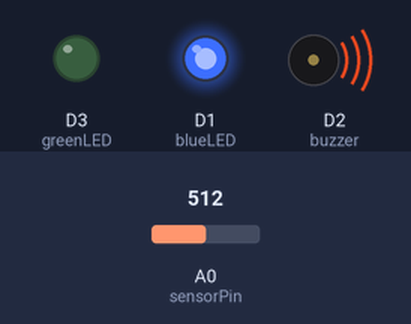
A sketch run on a simulated ESP8266 (NodeMCU). Shown: output pins drawn as LEDs (lit = HIGH), buzzer (waves = sounding). Inputs (shaded band) come from the test bench; at power-on: A0 (sensorPin) = 512. WiFi joins after 1.5 s; servers stay silent unless stated; what the sketch prints to the serial monitor is not drawn.

Above: at 2.7 s.
2.8 s: A0 (sensorPin) set to 268
4.3 s: A0 (sensorPin) set to 238
At 5.6 s:
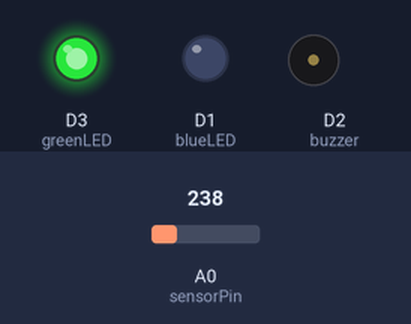
6.2 s: A0 (sensorPin) set to 260
At 7.2 s:
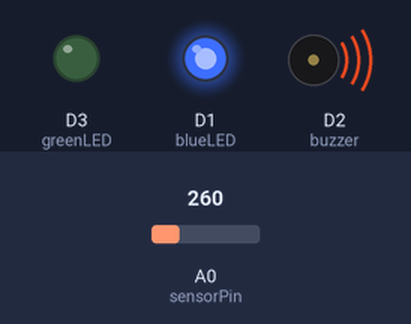
7.8 s: A0 (sensorPin) set to 240
At 8.5 s:
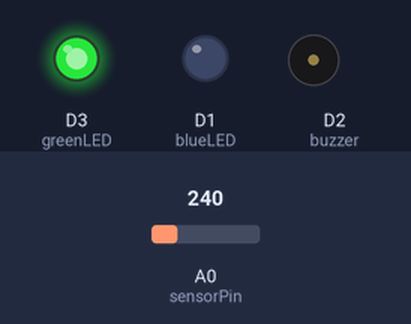
Timing chart, 0 to 10.4 s (numbered marks = the images above; inputs shaded):
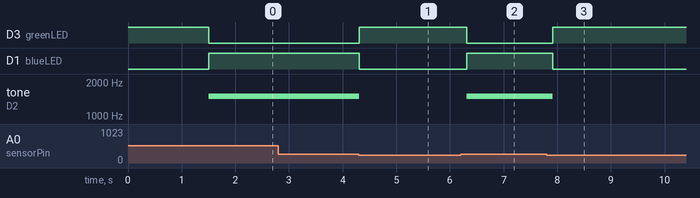

The sketch:

GLDAS-IoT.ino
```cpp
#include <Arduino.h>

#if defined(ESP32)
  #include <WiFi.h>
#elif defined(ESP8266)
  #include <ESP8266WiFi.h>
#endif

#include <Firebase_ESP_Client.h>
#include "addons/RTDBHelper.h"

/* WiFi Credentials */
#define WIFI_SSID "wifi"      //  WiFi name
#define WIFI_PASSWORD "pass"  //  WiFi password

/* Firebase Credentials */
#define API_KEY "AlzaSyCxMzC0w3HNuLl5On4fXDFE9eFGlmh3pnw"
#define DATABASE_URL "https://gas-leakage-detection-c3b6e-default-rtdb.asia-southeast1.firebasedatabase.app"

/* Firebase Objects */
FirebaseData fbdo;
FirebaseAuth auth;
FirebaseConfig config;

/* Pin Definitions */
int buzzer = D2;
int sensorPin = A0;
int greenLED = D3;
int blueLED = D1;

/* Threshold */
int sensorThreshold = 250;

void setup() {
  Serial.begin(115200);

  pinMode(buzzer, OUTPUT);
  pinMode(greenLED, OUTPUT);
  pinMode(blueLED, OUTPUT);
  pinMode(sensorPin, INPUT);

  digitalWrite(greenLED, HIGH);
  digitalWrite(blueLED, LOW);

  /* WiFi Connection */
  WiFi.begin(WIFI_SSID, WIFI_PASSWORD);
  Serial.print("Connecting to WiFi");

  while (WiFi.status() != WL_CONNECTED) {
    Serial.print(".");
    delay(300);
  }

  Serial.println();
  Serial.print("Connected. IP Address: ");
  Serial.println(WiFi.localIP());

  /* Firebase Setup */
  config.api_key = API_KEY;
  config.database_url = DATABASE_URL;

  Firebase.begin(&config, &auth);
  Firebase.reconnectWiFi(true);

  Serial.println("Connected to Firebase");
}

void loop() {
  int sensorValue = analogRead(sensorPin);
  Serial.print("Gas Sensor Value: ");
  Serial.println(sensorValue);

  if (sensorValue > sensorThreshold) {
    Serial.println("⚠ Gas Detected!");

    digitalWrite(blueLED, HIGH);
    digitalWrite(greenLED, LOW);
    tone(buzzer, 1500);

    Firebase.RTDB.setString(&fbdo, "GLDAS/Status", "Gas Detected");
    Firebase.RTDB.setInt(&fbdo, "GLDAS/SensorValue", sensorValue);
  }
  else {
    Serial.println("Normal");

    digitalWrite(greenLED, HIGH);
    digitalWrite(blueLED, LOW);
    noTone(buzzer);

    Firebase.RTDB.setString(&fbdo, "GLDAS/Status", "Normal");
    Firebase.RTDB.setInt(&fbdo, "GLDAS/SensorValue", sensorValue);
  }

  delay(100);
}
```

Measured:
- the behaviour switches between 251 and 250 on A0 (sensorPin) (found by bisection; images 0 and 1)
- after the input at 2.8 s, every drawn part: stays the same
- after the input at 4.3 s, D3 (greenLED): LOW → HIGH at once; D1 (blueLED): HIGH → LOW at once; tone on D2 (buzzer): 1500 Hz → silent at once
- after the input at 6.2 s, D3 (greenLED): HIGH → LOW after 0.11 s; D1 (blueLED): LOW → HIGH after 0.11 s; tone on D2 (buzzer): silent → 1500 Hz after 0.11 s
- after the input at 7.8 s, D3 (greenLED): LOW → HIGH after 0.11 s; D1 (blueLED): HIGH → LOW after 0.11 s; tone on D2 (buzzer): 1500 Hz → silent after 0.11 s
